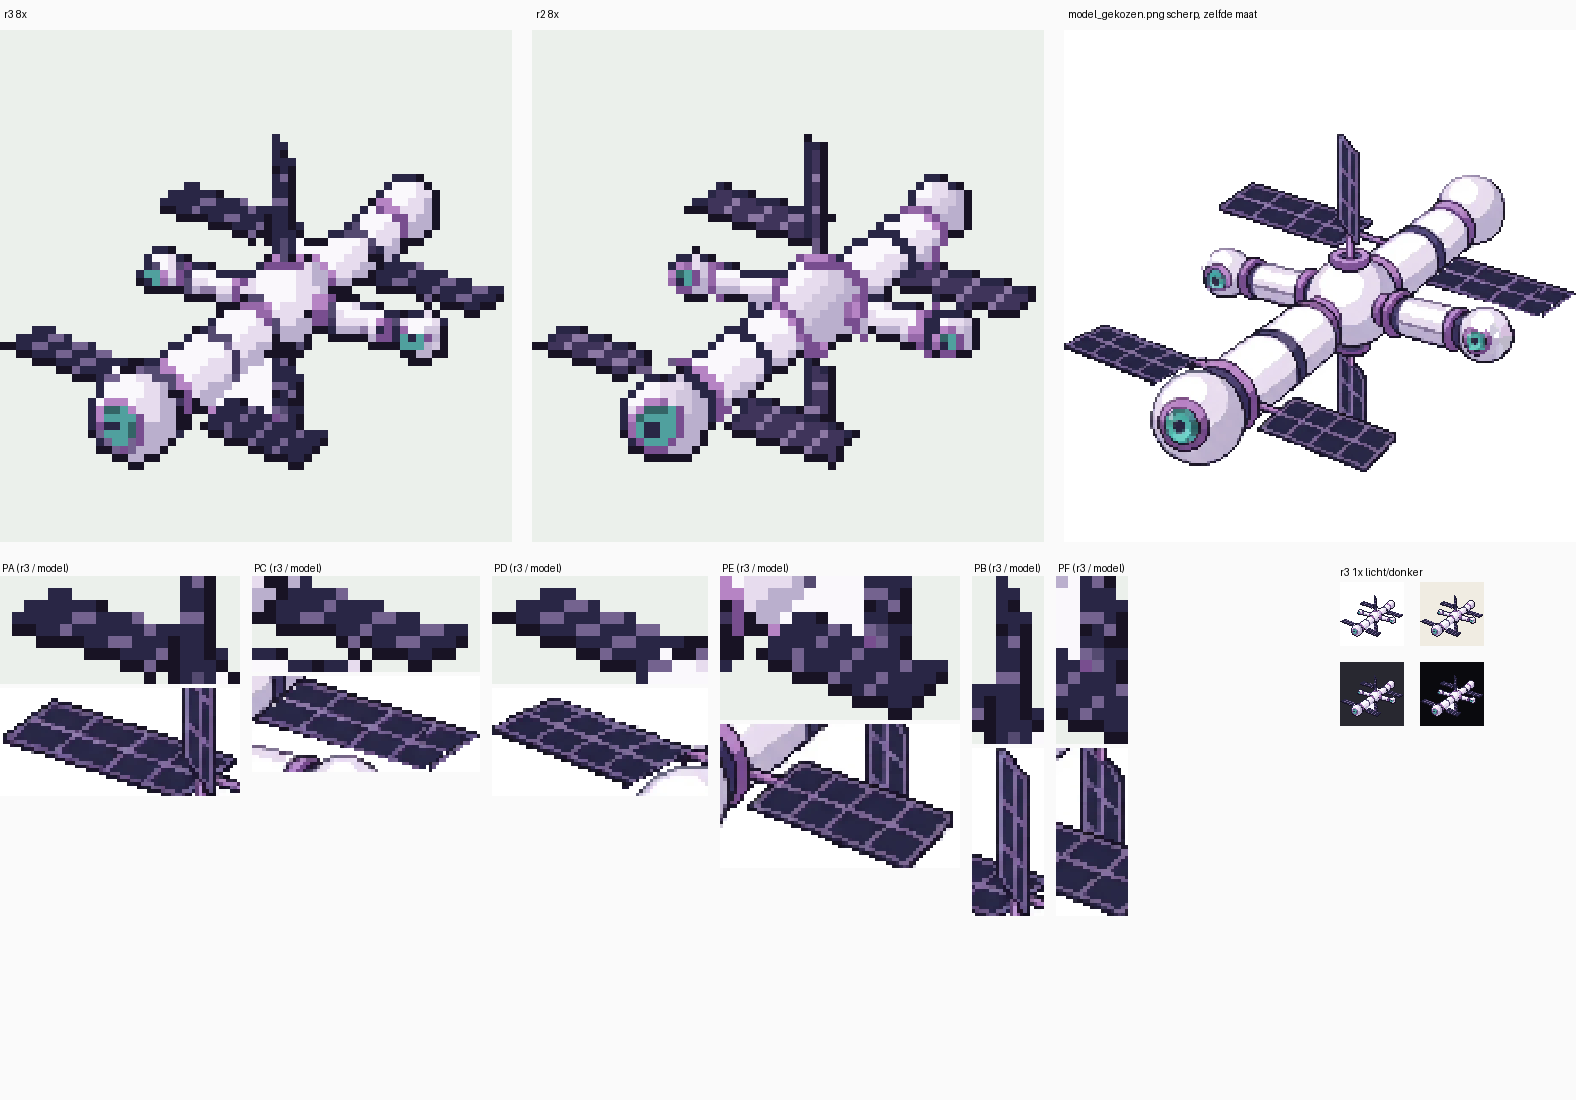

The script that saved this image:
# vel r3: r3 | r2 | model (8x); close-ups per paneel (r3 boven, model onder); 1x op licht/donker
from PIL import Image, ImageDraw
import numpy as np, kaal
OH=43; TOP=(64-OH)//2+3; s=3.515625
def ld(p):
    sp=Image.open(p); return np.array(sp),sp.getpalette()
def rgb(A,pal,bgc):
    r=np.array(pal[:48]).reshape(16,3)[A].astype(np.uint8); r[A==0]=bgc; return Image.fromarray(r)
A3,P3=ld('sprite.png'); A2,P2=ld('../r2/sprite.png')
m=Image.open(kaal.M).convert('RGB')
mm=m.crop((3,3,3+225,3+int(round(OH*s)))).resize((512,int(round(OH*s))*512//225),Image.NEAREST)
mfull=Image.new('RGB',(512,512),(255,255,255)); mfull.paste(mm,(0,TOP*8))
vel=Image.new('RGB',(1576,1100),(250,250,250)); d=ImageDraw.Draw(vel)
for i,(im,t) in enumerate(((rgb(A3,P3,(235,240,235)).resize((512,512),Image.NEAREST),'r3 8x'),(rgb(A2,P2,(235,240,235)).resize((512,512),Image.NEAREST),'r2 8x'),(mfull,'model_gekozen.png scherp, zelfde maat'))):
    vel.paste(im,(i*532,30)); d.text((i*532+4,8),t,fill=(0,0,0))
y0=562; Z=12
def c3(x0,yy,w,h): return rgb(A3,P3,(235,240,235)).crop((x0,yy+TOP,x0+w,yy+TOP+h)).resize((w*Z,h*Z),Image.NEAREST)
def cm(x0,yy,w,h): return m.crop((round(3+x0*s),round(3+yy*s),round(3+(x0+w)*s),round(3+(yy+h)*s))).resize((w*Z,h*Z),Image.NEAREST)
cx=0; rij=0
for name,(x0,yy,w,h) in {'PA':(19,5,20,9),'PC':(45,15,19,8),'PD':(0,23,18,9),'PE':(22,30,20,12),'PB':(32,0,6,14),'PF':(32,28,6,14)}.items():
    a1=c3(x0,yy,w,h); a2=cm(x0,yy,w,h)
    if cx+a1.width>1300: cx=0; rij+=1
    yb=y0+rij*250
    vel.paste(a1,(cx,yb+14)); vel.paste(a2,(cx,yb+14+a1.height+4)); d.text((cx+2,yb),name+' (r3 / model)',fill=(0,0,0)); cx+=a1.width+12
for i,bgc in enumerate(((255,255,255),(240,236,226),(40,40,48),(10,10,14))):
    vel.paste(rgb(A3,P3,bgc),(1340+(i%2)*80,y0+20+(i//2)*80))
d.text((1340,y0+4),'r3 1x licht/donker',fill=(0,0,0))
vel.save('vel.png'); print(vel.size)
